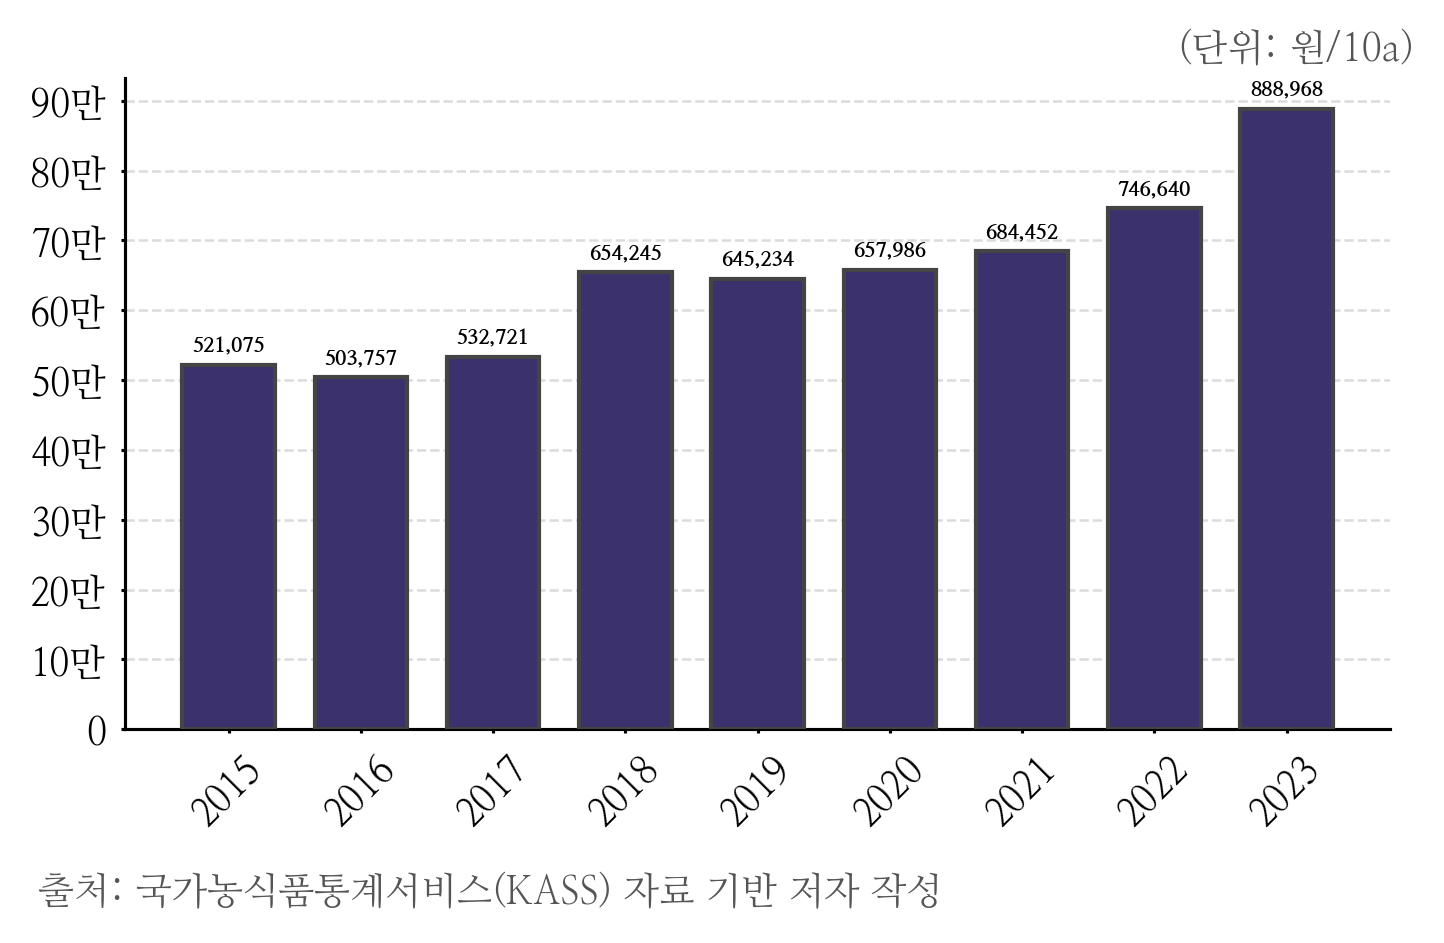

This figure's Python source:
import matplotlib as mpl
import matplotlib.pyplot as plt
from matplotlib import font_manager
import numpy as np
import pandas as pd

### 폰트

font_path = "/usr/share/fonts/truetype/nanum/NanumMyeongjo.ttf"
font_manager.fontManager.addfont(font_path)
mpl.rc("font", family="NanumMyeongjo")
mpl.rcParams["axes.unicode_minus"] = False


### 디자인 일반

pt = 1 / 72
mpl.rcParams.update({
    "figure.figsize": (450 * pt, 230 * pt),
    "font.size": 9, "axes.titlesize": 9, "axes.labelsize": 9,
    "xtick.labelsize": 9, "ytick.labelsize": 9,
    "legend.fontsize": 9, "lines.linewidth": 0.75, "axes.linewidth": 0.75,
    "xtick.major.width": 0.75, "ytick.major.width": 0.75,
    "xtick.major.size": 1, "ytick.major.size": 1,
})


colors = ["#3A316D","#264653", "#2A9D8F", "#E9C46A",  "#E76F51"]


### 데이터 입력

csv_file = "/home/user/문서/workspace/python/graph/data/생산비_합계.csv"
df = pd.read_csv(csv_file, encoding="utf-8").convert_dtypes()


### 데이터 지정

df["시점"] = pd.to_datetime(df["시점"], format="%Y")
x = df["시점"].values
idx = np.arange(len(x))

y = df["SUM(데이터)"].values


### 그래프 작성

fig, ax = plt.subplots()
bars = ax.bar(idx, y, color=colors[0], width=0.7,  edgecolor="#444", zorder=3)




### 데이터 표시 텍스트

for bar in bars:
    h = bar.get_height()
    ax.annotate(f"{h:,.0f}", (bar.get_x() + bar.get_width() / 2, h),
                xytext=(0, 2), textcoords="offset points",
                ha="center", va="bottom", fontsize=5, fontweight="bold")


### x축 텍스트

tick_idx = []
tick_labels = []

for i, date in enumerate(df["시점"]):
    # 같은 연·월의 첫 번째 날짜만 tick
    if i == 0 or date.year != df["시점"][i-1].year:
        tick_idx.append(i)
        tick_labels.append(date.strftime("%Y"))   # "%Y"만 쓰면 연도만 표시

ax.set_xticks(tick_idx)
ax.set_xticklabels(tick_labels, rotation = 45)


### y축 텍스트


# y_min, y_max = 0, 180_000
# step = 20_000  # 원하는 간격
# ax.set_yticks(np.arange(y_min, y_max + step, step))

y_min, y_max = 0, 900_000
step = 100_000

ticks = np.arange(y_min, y_max + step, step)
ax.set_yticks(ticks)

labels = []
for t in ticks:
    if t == 0:
        labels.append("0")
    else:
        labels.append(f"{t/10000:.0f}만")

ax.set_yticklabels(labels)


### 그리드 


ax.grid(axis="y", linestyle="--", linewidth=0.6, alpha=0.45, zorder=0)
ax.spines["top"].set_visible(False)
ax.spines["right"].set_visible(False)



fig.subplots_adjust(right=0.8, bottom=0.2)


### 출처 텍스트

fig.text(
    0.32, 0.05,
    "출처: 국가농식품통계서비스(KASS) 자료 기반 저자 작성",
    ha="center", va="top",
    fontsize=9, color="#555"
)


### 단위 텍스트
fig.text(
    0.75, 0.93,
    "(단위: 원/10a)",
    ha="center", va="top",
    fontsize=9, color="#555"
)



# print(df)

pic_name = "생산비_합계"
save_path = f"/home/user/문서/workspace/python/graph/image"

sample_file = f"/home/user/문서/workspace/python/temp/chart.png"

latex_path = f"/home/user/문서/workspace/latex/project/presentation/policy/asset"

# # sample
# mpl.use("Agg")
# fig.savefig(f"{sample_file}", dpi=300, bbox_inches="tight")
# plt.close(fig)


# # PNG 저장
# mpl.use("Agg")
# fig.savefig(f"{save_path}/{pic_name}.png", dpi=300, bbox_inches="tight")
# plt.close(fig)

# ----- OR -----

# latex_path = f"/home/user/문서/workspace/latex/project/presentation/policy/asset"

# PGF 저장
mpl.use("pgf")
fig.savefig(f"{latex_path}/{pic_name}.pgf")
plt.close(fig)
